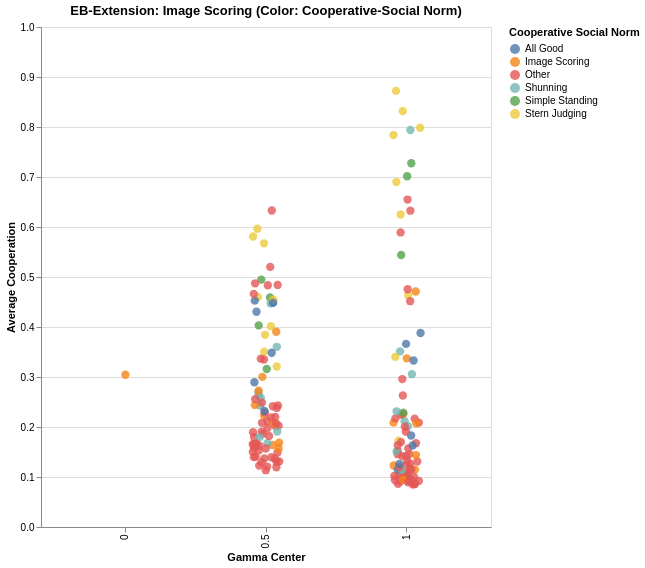

Notebook cell for this chart:
### Code cell
import numpy as np
import altair as alt
import pandas as pd

# --- 0. Mapping Logic ---
mapping = {
    (0, 0, 1, 1): "Image Scoring",
    (1, 0, 0, 1): "Stern Judging",
    (0, 0, 0, 1): "Shunning",
    (1, 0, 1, 1): "Simple Standing",
    (0, 0, 0, 0): "All Bad",
    (1, 1, 1, 1): "All Good",
}

def identify_norm_from_str(s):
    if pd.isna(s) or len(s) < 4: return "Unknown"
    vec = tuple(int(b) for b in s)
    return mapping.get(vec, "Other")

def get_emotional_norms(row):
    """Returns both Cooperative and Competitive names based on Gamma"""
    # Baseline Case
    if row['gamma_center'] == 0:
        base_name = identify_norm_from_str(row['4bit_orig'])
        return base_name, base_name
    
    ebsn = row['8bit_vector']
    if pd.isna(ebsn) or len(ebsn) < 8: 
        return "Unknown", "Unknown"
    
    # Competitive (Match) Bits: 0, 2, 4, 6
    comp_vec = (int(ebsn[0]), int(ebsn[2]), int(ebsn[4]), int(ebsn[6]))
    # Cooperative (Opposite) Bits: 1, 3, 5, 7
    coop_vec = (int(ebsn[1]), int(ebsn[3]), int(ebsn[5]), int(ebsn[7]))
    
    return mapping.get(coop_vec, "Other"), mapping.get(comp_vec, "Other")

# --- 1. Filter and Aggregate ---
unique_norms_str = ["".join(map(str, norm)) for norm in unique_norms]

target_gammas = [0, 0.5, 1]
filtered_df = merged_df[merged_df['gamma_center'].isin(target_gammas)].copy()
filtered_df = filtered_df[(filtered_df.Z>=40) & (filtered_df.q==1) & (filtered_df.gens>=400)]
filtered_df = filtered_df[(filtered_df.chi==0.01) & (filtered_df.eps==0.01)]

# Apply the logic to create both columns
norms_split = filtered_df.apply(get_emotional_norms, axis=1)
filtered_df['Cooperative-Social Norm'] = [x[0] for x in norms_split]
filtered_df['Competitive-Social Norm'] = [x[1] for x in norms_split]

filtered_df = filtered_df[
    (filtered_df['Emotion_Leniency'] != 1) | (filtered_df['gamma_center'] == 0)
]

filtered_df['average_cooperation'] = filtered_df['average_cooperation'] / 100.0

mask = (filtered_df["8bit_vector"].isin(unique_norms_str)) | (filtered_df['gamma_center'] == 0)
filtered_df = filtered_df[mask]

# --- 2. Choose Visualization Parameters ---
target_base_norm = "Image Scoring" 
color_column = 'Cooperative-Social Norm' # CHOOSE: 'Cooperative-Social Norm' or 'Competitive-Social Norm'

plot_data = filtered_df[filtered_df['base_social_norm'] == target_base_norm].copy()

agg_df = plot_data.groupby([
    'eb_social_norm', 'gamma_center', 'DNF_literals', 
    'Cooperative-Social Norm', 'Competitive-Social Norm'
]).agg({
    'average_cooperation': 'mean'
}).reset_index()

# --- 3. Create the Altair Jitter Plot ---
jitter_chart = alt.Chart(agg_df).mark_circle(size=70, opacity=0.8).encode(
    x=alt.X('gamma_center:O', title='Gamma Center'),
    y=alt.Y('average_cooperation:Q', title='Average Cooperation', scale=alt.Scale(domain=[0, 1])),
    xOffset=alt.XOffset('jitter:Q', scale=alt.Scale(domain=[-2, 2])),   
    color=alt.Color(f'{color_column}:N', 
                   scale=alt.Scale(scheme='tableau10'),
                   legend=alt.Legend(title=color_column.replace('-', ' '))),
    tooltip=[
        alt.Tooltip('eb_social_norm', title='EB Norm'),
        alt.Tooltip('Cooperative-Social Norm', title='Coop Rule'),
        alt.Tooltip('Competitive-Social Norm', title='Comp Rule'),
        alt.Tooltip('average_cooperation', title='Avg Coop', format='.3f'),
        alt.Tooltip('DNF_literals', title='Complexity')
    ]
).transform_calculate(
    jitter='datum.gamma_center == 0 ? 0 : (random()-0.5)'
).properties(
    title=f"EB-Extension: {target_base_norm} (Color: {color_column})",
    width=450,
    height=500
).interactive()

jitter_chart.display()

### Figure 1 — Vega-Lite specification as saved in the notebook (floating-point values rounded to 4 significant figures; data arrays with more than 128 entries replaced by an {"elided": "..."} marker saying what was removed)
{"config": {"view": {"continuousWidth": 300, "continuousHeight": 300}}, "data": {"name": "data-bc3299b986da5d5eb5089d241de21cf6"}, "mark": {"type": "circle", "opacity": 0.8, "size": 70}, "encoding": {"color": {"field": "Cooperative-Social Norm", "legend": {"title": "Cooperative Social Norm"}, "scale": {"scheme": "tableau10"}, "type": "nominal"}, "tooltip": [{"field": "eb_social_norm", "title": "EB Norm", "type": "nominal"}, {"field": "Cooperative-Social Norm", "title": "Coop Rule", "type": "nominal"}, {"field": "Competitive-Social Norm", "title": "Comp Rule", "type": "nominal"}, {"field": "average_cooperation", "format": ".3f", "title": "Avg Coop", "type": "quantitative"}, {"field": "DNF_literals", "title": "Complexity", "type": "quantitative"}], "x": {"field": "gamma_center", "title": "Gamma Center", "type": "ordinal"}, "xOffset": {"field": "jitter", "scale": {"domain": [-2, 2]}, "type": "quantitative"}, "y": {"field": "average_cooperation", "scale": {"domain": [0, 1]}, "title": "Average Cooperation", "type": "quantitative"}}, "height": 500, "params": [{"name": "param_2", "select": {"type": "interval", "encodings": ["x", "y"]}, "bind": "scales"}], "title": "EB-Extension: Image Scoring (Color: Cooperative-Social Norm)", "transform": [{"calculate": "datum.gamma_center == 0 ? 0 : (random()-0.5)", "as": "jitter"}], "width": 450, "$schema": "https://vega.github.io/schema/vega-lite/v5.16.3.json", "datasets": {"data-bc3299b986da5d5eb5089d241de21cf6": {"elided": "175 records"}}}
